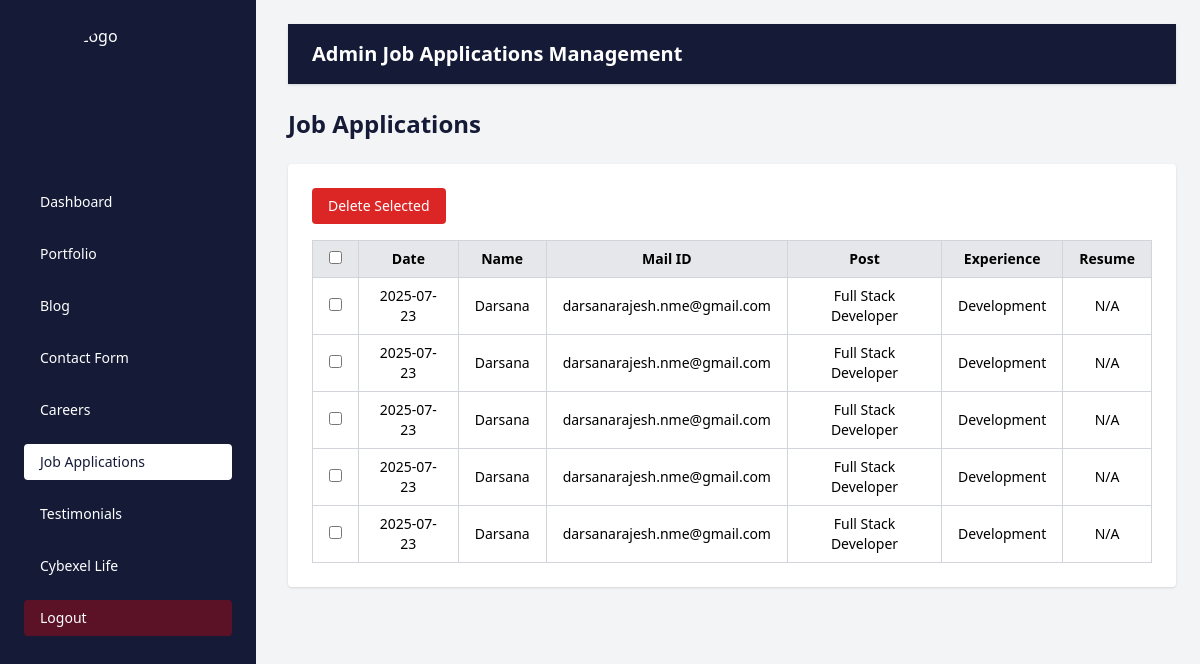
Page /admin_job_applications/ (signed in) on the earlier database version.
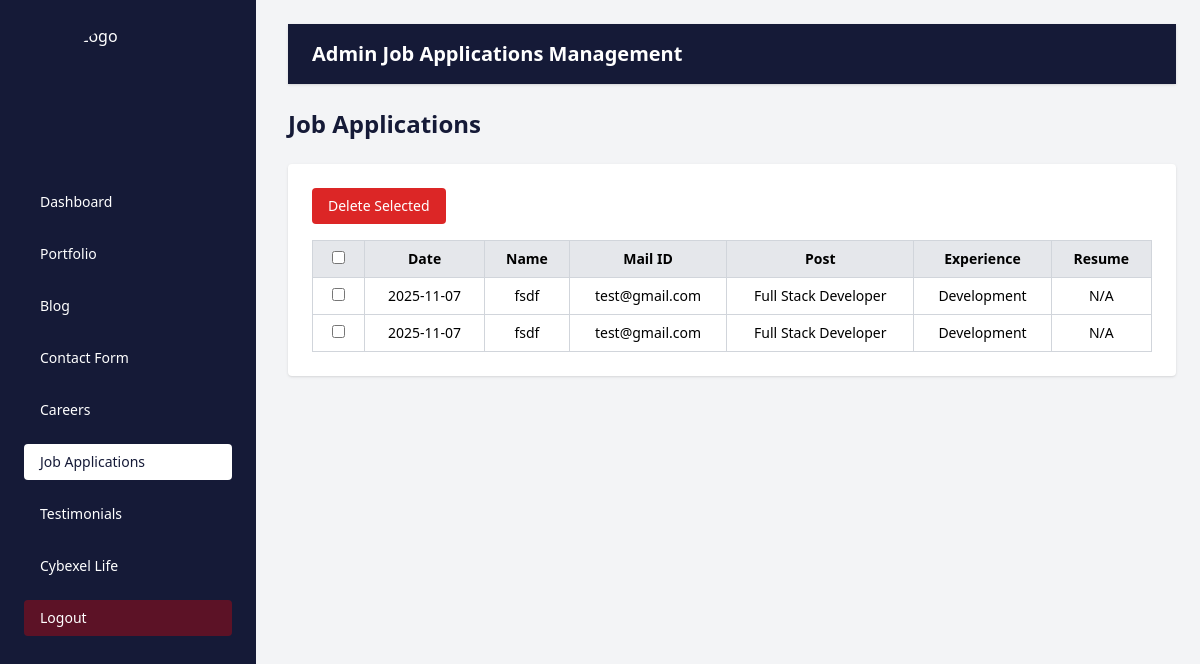
Same page on the later database version.
### cybexelapp/models.py (models this page shows, shortened)
class JobApplication(models.Model):
    department = models.ForeignKey(Department, on_delete=models.SET_NULL, null=True)
    position = models.CharField(max_length=255)
    label = models.CharField(max_length=255)
    name = models.CharField(max_length=255)
    email = models.EmailField()
    cover_letter = models.TextField(blank=True)
    resume = models.FileField(upload_to='resumes/', blank=True)
    submitted_at = models.DateTimeField(auto_now_add=True)

class Department(models.Model):
    name = models.CharField(max_length=100, unique=True)

### cybexelapp/views.py (the view)
# urls.py: path('admin_job_applications/', views.admin_job_applications, name='admin_job_applications'),
@never_cache
@login_required(login_url='admin_login')
def admin_job_applications(request):
    applications = JobApplication.objects.all().order_by('-submitted_at')
    return render(request, 'admin_job_applications.html', {'applications': applications})

### cybexelapp/templates/admin_job_applications.html (shortened to what the changed rows need)
{% load static %}
<!DOCTYPE html>
<html lang="en">
<head>
    <script src="https://cdn.tailwindcss.com"></script>
</head>
<body class="bg-gray-100">
    <div class="flex h-screen">
          <div class="flex-1 p-6 pl-[18rem]">
            <div class="w-full bg-[#151a37] text-white py-4 px-6 r shadow mb-6">
    <h2 class="text-xl font-semibold">Admin Job Applications Management</h2>
  </div>
  <h1 class="text-2xl font-semibold text-[#151a37] mb-6">Job Applications</h1>
 <form method="POST" action="{% url 'bulk_delete_job_applications' %}">
  <div class="bg-white p-6 rounded shadow overflow-x-auto">
    <table class="w-full border-collapse border border-gray-300 text-sm">
      <thead>
        <tr class="bg-gray-200 text-center">
          <th class="border border-gray-300 px-4 py-2">
            <input type="checkbox" id="select-all" />
          </th>
          <th class="border border-gray-300 px-4 py-2">Date</th>
          <th class="border border-gray-300 px-4 py-2">Name</th>
          <th class="border border-gray-300 px-4 py-2">Mail ID</th>
          <th class="border border-gray-300 px-4 py-2">Post</th>
          <th class="border border-gray-300 px-4 py-2">Experience</th>
          <th class="border border-gray-300 px-4 py-2">Resume</th>
        </tr>
      </thead>
      <tbody>
        {% for application in applications %}
        <tr class="text-center">
          <td class="border border-gray-300 px-4 py-2">
            <input type="checkbox" name="selected_ids" value="{{ application.id }}" />
          </td>
          <td class="border border-gray-300 px-4 py-2">{{ application.submitted_at|date:"Y-m-d" }}</td>
          <td class="border border-gray-300 px-4 py-2">{{ application.name }}</td>
          <td class="border border-gray-300 px-4 py-2">{{ application.email }}</td>
          <td class="border border-gray-300 px-4 py-2">{{ application.position }}</td>
          <td class="border border-gray-300 px-4 py-2">{{ application.department.name }}</td>
          <td class="border border-gray-300 px-4 py-2">
            {% if application.resume %}
              <a href="{{ application.resume.url }}" target="_blank" class="text-blue-600 hover:underline">Download</a>
            {% else %}
              N/A
            {% endif %}
          </td>
        </tr>
        {% empty %}
        <tr>
          <td colspan="9" class="text-center py-4">No applications yet.</td>
        </tr>
        {% endfor %}
      </tbody>
    </table>
  </div>
</form>
</div>
    </div>
</body>
</html>

Differences in the rows shown:
removed JobApplication: submitted_at "2025-07-23", name "Darsana", email "darsanarajesh.nme@gmail.com", position "Full Stack Developer", department.name "Development", resume "N/A"
removed JobApplication: submitted_at "2025-07-23", name "Darsana", email "darsanarajesh.nme@gmail.com", position "Full Stack Developer", department.name "Development", resume "N/A"
removed JobApplication: submitted_at "2025-07-23", name "Darsana", email "darsanarajesh.nme@gmail.com", position "Full Stack Developer", department.name "Development", resume "N/A"
removed JobApplication: submitted_at "2025-07-23", name "Darsana", email "darsanarajesh.nme@gmail.com", position "Full Stack Developer", department.name "Development", resume "N/A"
removed JobApplication: submitted_at "2025-07-23", name "Darsana", email "darsanarajesh.nme@gmail.com", position "Full Stack Developer", department.name "Development", resume "N/A"
added JobApplication: submitted_at "2025-11-07", name "fsdf", email "test@gmail.com", position "Full Stack Developer", department.name "Development", resume "N/A"
added JobApplication: submitted_at "2025-11-07", name "fsdf", email "test@gmail.com", position "Full Stack Developer", department.name "Development", resume "N/A"
